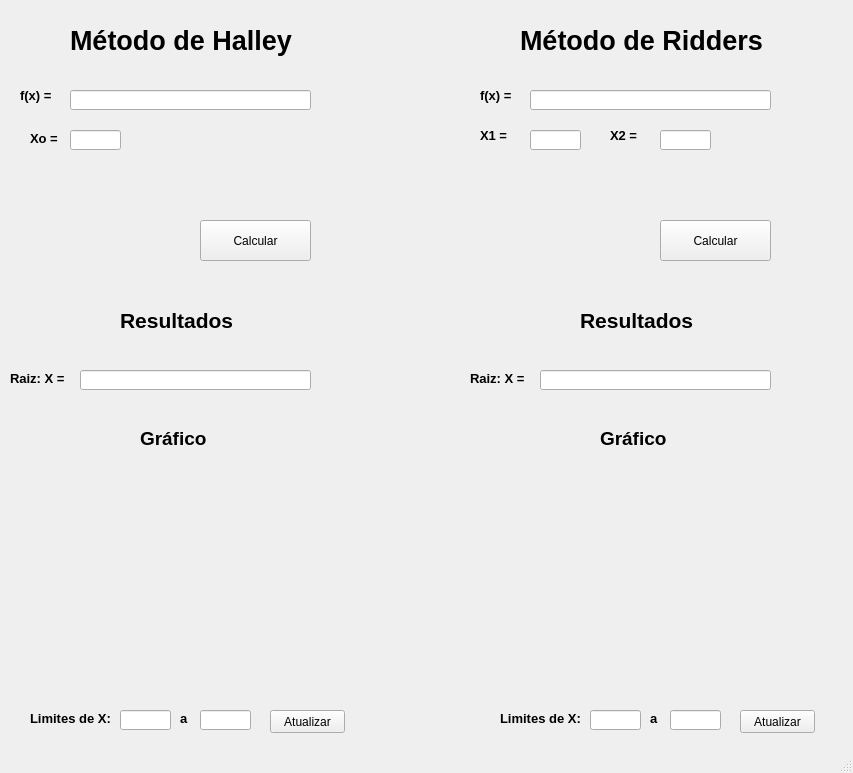
<?xml version="1.0" encoding="UTF-8"?>
<ui version="4.0">
 <class>MainWindow</class>
 <widget class="QMainWindow" name="MainWindow">
  <property name="geometry">
   <rect>
    <x>0</x>
    <y>0</y>
    <width>853</width>
    <height>773</height>
   </rect>
  </property>
  <property name="windowTitle">
   <string>MainWindow</string>
  </property>
  <widget class="QWidget" name="centralwidget">
   <widget class="QLabel" name="labelHalley">
    <property name="geometry">
     <rect>
      <x>70</x>
      <y>0</y>
      <width>241</width>
      <height>81</height>
     </rect>
    </property>
    <property name="font">
     <font>
      <pointsize>20</pointsize>
      <weight>75</weight>
      <bold>true</bold>
     </font>
    </property>
    <property name="text">
     <string>Método de Halley</string>
    </property>
   </widget>
   <widget class="QLabel" name="labelFuncaoHalley">
    <property name="geometry">
     <rect>
      <x>20</x>
      <y>80</y>
      <width>41</width>
      <height>31</height>
     </rect>
    </property>
    <property name="font">
     <font>
      <pointsize>10</pointsize>
      <weight>75</weight>
      <bold>true</bold>
     </font>
    </property>
    <property name="text">
     <string>f(x) = </string>
    </property>
   </widget>
   <widget class="QLineEdit" name="lineEditFuncaoHalley">
    <property name="geometry">
     <rect>
      <x>70</x>
      <y>90</y>
      <width>241</width>
      <height>20</height>
     </rect>
    </property>
   </widget>
   <widget class="QPushButton" name="pushButtonCalcularHalley">
    <property name="geometry">
     <rect>
      <x>200</x>
      <y>220</y>
      <width>111</width>
      <height>41</height>
     </rect>
    </property>
    <property name="text">
     <string>Calcular</string>
    </property>
   </widget>
   <widget class="QLabel" name="labelX0">
    <property name="geometry">
     <rect>
      <x>30</x>
      <y>130</y>
      <width>31</width>
      <height>16</height>
     </rect>
    </property>
    <property name="font">
     <font>
      <pointsize>10</pointsize>
      <weight>75</weight>
      <bold>true</bold>
     </font>
    </property>
    <property name="text">
     <string>Xo = </string>
    </property>
   </widget>
   <widget class="QLineEdit" name="lineEditX0">
    <property name="geometry">
     <rect>
      <x>70</x>
      <y>130</y>
      <width>51</width>
      <height>20</height>
     </rect>
    </property>
   </widget>
   <widget class="QLabel" name="labelResultadosHalley">
    <property name="geometry">
     <rect>
      <x>120</x>
      <y>300</y>
      <width>121</width>
      <height>41</height>
     </rect>
    </property>
    <property name="font">
     <font>
      <pointsize>16</pointsize>
      <weight>75</weight>
      <bold>true</bold>
     </font>
    </property>
    <property name="text">
     <string>Resultados</string>
    </property>
   </widget>
   <widget class="QLabel" name="labelRaizHalley">
    <property name="geometry">
     <rect>
      <x>10</x>
      <y>370</y>
      <width>61</width>
      <height>16</height>
     </rect>
    </property>
    <property name="font">
     <font>
      <pointsize>10</pointsize>
      <weight>75</weight>
      <bold>true</bold>
     </font>
    </property>
    <property name="text">
     <string>Raiz: X = </string>
    </property>
   </widget>
   <widget class="QLineEdit" name="lineEditRaizHalley">
    <property name="geometry">
     <rect>
      <x>80</x>
      <y>370</y>
      <width>231</width>
      <height>20</height>
     </rect>
    </property>
   </widget>
   <widget class="QLabel" name="label">
    <property name="geometry">
     <rect>
      <x>140</x>
      <y>430</y>
      <width>71</width>
      <height>16</height>
     </rect>
    </property>
    <property name="font">
     <font>
      <pointsize>14</pointsize>
      <weight>75</weight>
      <bold>true</bold>
     </font>
    </property>
    <property name="text">
     <string>Gráfico</string>
    </property>
   </widget>
   <widget class="MplWidget" name="MplWidgetHalley" native="true">
    <property name="geometry">
     <rect>
      <x>10</x>
      <y>460</y>
      <width>371</width>
      <height>231</height>
     </rect>
    </property>
   </widget>
   <widget class="QLabel" name="labelFuncaoRidders">
    <property name="geometry">
     <rect>
      <x>480</x>
      <y>80</y>
      <width>41</width>
      <height>31</height>
     </rect>
    </property>
    <property name="font">
     <font>
      <pointsize>10</pointsize>
      <weight>75</weight>
      <bold>true</bold>
     </font>
    </property>
    <property name="text">
     <string>f(x) = </string>
    </property>
   </widget>
   <widget class="QLineEdit" name="lineEditRaizRidders">
    <property name="geometry">
     <rect>
      <x>540</x>
      <y>370</y>
      <width>231</width>
      <height>20</height>
     </rect>
    </property>
   </widget>
   <widget class="QLabel" name="label_2">
    <property name="geometry">
     <rect>
      <x>600</x>
      <y>430</y>
      <width>71</width>
      <height>16</height>
     </rect>
    </property>
    <property name="font">
     <font>
      <pointsize>14</pointsize>
      <weight>75</weight>
      <bold>true</bold>
     </font>
    </property>
    <property name="text">
     <string>Gráfico</string>
    </property>
   </widget>
   <widget class="QPushButton" name="pushButtonCalcularRidders">
    <property name="geometry">
     <rect>
      <x>660</x>
      <y>220</y>
      <width>111</width>
      <height>41</height>
     </rect>
    </property>
    <property name="text">
     <string>Calcular</string>
    </property>
   </widget>
   <widget class="MplWidget" name="MplWidgetRidders" native="true">
    <property name="geometry">
     <rect>
      <x>470</x>
      <y>460</y>
      <width>371</width>
      <height>231</height>
     </rect>
    </property>
   </widget>
   <widget class="QLineEdit" name="lineEditFuncaoRidders">
    <property name="geometry">
     <rect>
      <x>530</x>
      <y>90</y>
      <width>241</width>
      <height>20</height>
     </rect>
    </property>
   </widget>
   <widget class="QLabel" name="labelRidders">
    <property name="geometry">
     <rect>
      <x>520</x>
      <y>0</y>
      <width>261</width>
      <height>81</height>
     </rect>
    </property>
    <property name="font">
     <font>
      <pointsize>20</pointsize>
      <weight>75</weight>
      <bold>true</bold>
     </font>
    </property>
    <property name="text">
     <string>Método de Ridders</string>
    </property>
   </widget>
   <widget class="QLabel" name="labelRaizRidders">
    <property name="geometry">
     <rect>
      <x>470</x>
      <y>370</y>
      <width>61</width>
      <height>16</height>
     </rect>
    </property>
    <property name="font">
     <font>
      <pointsize>10</pointsize>
      <weight>75</weight>
      <bold>true</bold>
     </font>
    </property>
    <property name="text">
     <string>Raiz: X = </string>
    </property>
   </widget>
   <widget class="QLabel" name="labelResultadosRidders">
    <property name="geometry">
     <rect>
      <x>580</x>
      <y>300</y>
      <width>121</width>
      <height>41</height>
     </rect>
    </property>
    <property name="font">
     <font>
      <pointsize>16</pointsize>
      <weight>75</weight>
      <bold>true</bold>
     </font>
    </property>
    <property name="text">
     <string>Resultados</string>
    </property>
   </widget>
   <widget class="QLabel" name="labelX1Ridders">
    <property name="geometry">
     <rect>
      <x>480</x>
      <y>120</y>
      <width>41</width>
      <height>31</height>
     </rect>
    </property>
    <property name="font">
     <font>
      <pointsize>10</pointsize>
      <weight>75</weight>
      <bold>true</bold>
     </font>
    </property>
    <property name="text">
     <string>X1 = </string>
    </property>
   </widget>
   <widget class="QLineEdit" name="lineEditX1Ridders">
    <property name="geometry">
     <rect>
      <x>530</x>
      <y>130</y>
      <width>51</width>
      <height>20</height>
     </rect>
    </property>
   </widget>
   <widget class="QLabel" name="labelX2Ridders">
    <property name="geometry">
     <rect>
      <x>610</x>
      <y>120</y>
      <width>41</width>
      <height>31</height>
     </rect>
    </property>
    <property name="font">
     <font>
      <pointsize>10</pointsize>
      <weight>75</weight>
      <bold>true</bold>
     </font>
    </property>
    <property name="text">
     <string>X2 = </string>
    </property>
   </widget>
   <widget class="QLineEdit" name="lineEditX2Ridders">
    <property name="geometry">
     <rect>
      <x>660</x>
      <y>130</y>
      <width>51</width>
      <height>20</height>
     </rect>
    </property>
   </widget>
   <widget class="QLabel" name="labelLimiteHalley">
    <property name="geometry">
     <rect>
      <x>30</x>
      <y>710</y>
      <width>91</width>
      <height>16</height>
     </rect>
    </property>
    <property name="font">
     <font>
      <pointsize>10</pointsize>
      <weight>75</weight>
      <bold>true</bold>
     </font>
    </property>
    <property name="text">
     <string>Limites de X:</string>
    </property>
   </widget>
   <widget class="QLineEdit" name="lineEditLimiteEsquerdoHalley">
    <property name="geometry">
     <rect>
      <x>120</x>
      <y>710</y>
      <width>51</width>
      <height>20</height>
     </rect>
    </property>
   </widget>
   <widget class="QLabel" name="labelLimiteAHalley">
    <property name="geometry">
     <rect>
      <x>180</x>
      <y>710</y>
      <width>16</width>
      <height>16</height>
     </rect>
    </property>
    <property name="font">
     <font>
      <pointsize>10</pointsize>
      <weight>75</weight>
      <bold>true</bold>
     </font>
    </property>
    <property name="text">
     <string>a</string>
    </property>
   </widget>
   <widget class="QLineEdit" name="lineEditLimiteDireitoHalley">
    <property name="geometry">
     <rect>
      <x>200</x>
      <y>710</y>
      <width>51</width>
      <height>20</height>
     </rect>
    </property>
   </widget>
   <widget class="QPushButton" name="pushButtonAtualizarLimitesHalley">
    <property name="geometry">
     <rect>
      <x>270</x>
      <y>710</y>
      <width>75</width>
      <height>23</height>
     </rect>
    </property>
    <property name="text">
     <string>Atualizar</string>
    </property>
   </widget>
   <widget class="QLineEdit" name="lineEditLimiteDireitoRidders">
    <property name="geometry">
     <rect>
      <x>670</x>
      <y>710</y>
      <width>51</width>
      <height>20</height>
     </rect>
    </property>
   </widget>
   <widget class="QLabel" name="labelLimiteARidders">
    <property name="geometry">
     <rect>
      <x>650</x>
      <y>710</y>
      <width>16</width>
      <height>16</height>
     </rect>
    </property>
    <property name="font">
     <font>
      <pointsize>10</pointsize>
      <weight>75</weight>
      <bold>true</bold>
     </font>
    </property>
    <property name="text">
     <string>a</string>
    </property>
   </widget>
   <widget class="QPushButton" name="pushButtonAtualizarLimitesRidders">
    <property name="geometry">
     <rect>
      <x>740</x>
      <y>710</y>
      <width>75</width>
      <height>23</height>
     </rect>
    </property>
    <property name="text">
     <string>Atualizar</string>
    </property>
   </widget>
   <widget class="QLineEdit" name="lineEditLimiteEsquerdoRidders">
    <property name="geometry">
     <rect>
      <x>590</x>
      <y>710</y>
      <width>51</width>
      <height>20</height>
     </rect>
    </property>
   </widget>
   <widget class="QLabel" name="labelLimiteRidders">
    <property name="geometry">
     <rect>
      <x>500</x>
      <y>710</y>
      <width>91</width>
      <height>16</height>
     </rect>
    </property>
    <property name="font">
     <font>
      <pointsize>10</pointsize>
      <weight>75</weight>
      <bold>true</bold>
     </font>
    </property>
    <property name="text">
     <string>Limites de X:</string>
    </property>
   </widget>
  </widget>
  <widget class="QMenuBar" name="menubar">
   <property name="geometry">
    <rect>
     <x>0</x>
     <y>0</y>
     <width>853</width>
     <height>21</height>
    </rect>
   </property>
  </widget>
  <widget class="QStatusBar" name="statusbar"/>
 </widget>
 <customwidgets>
  <customwidget>
   <class>MplWidget</class>
   <extends>QWidget</extends>
   <header>mplwidget.h</header>
   <container>1</container>
  </customwidget>
 </customwidgets>
 <resources/>
 <connections/>
</ui>
